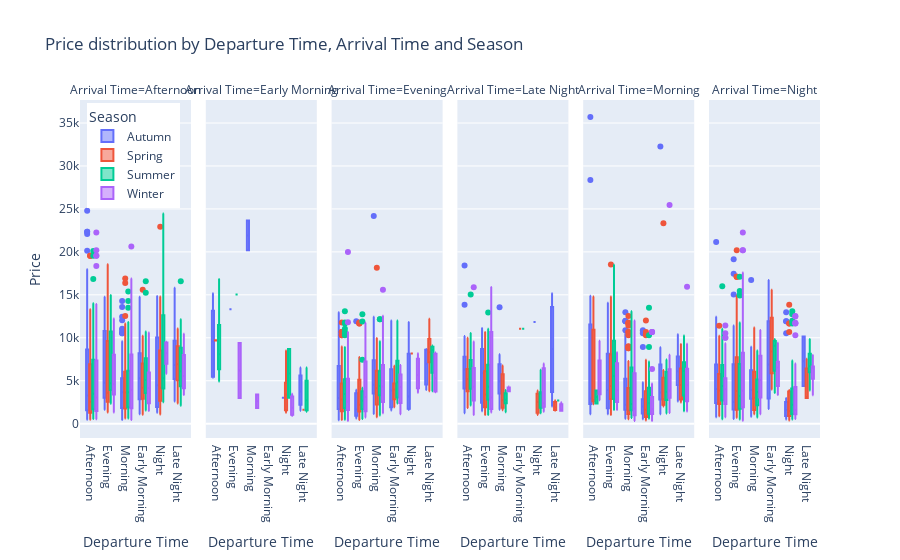

Notebook code for this chart:
### Code cell
import plotly.express as px

# Assuming df is your DataFrame
fig = px.box(data, x="depature time", y="Price", color="Season", facet_col="arrival time", 
             title="Price distribution by Departure Time, Arrival Time and Season",
             labels={"Price": "Price", "depature time": "Departure Time", "arrival time": "Arrival Time", "Season": "Season"},
             category_orders={"departure time": sorted(data['depature time'].unique()), 
                              "arrival time": sorted(data['arrival time'].unique()),
                              "Season": sorted(data['Season'].unique())})

# Adjust the position of the legend
fig.update_layout(
    legend=dict(
        yanchor="top",
        y=0.99,
        xanchor="left",
        x=0.01
    )
)

fig.show()

### Figure 1 — Plotly figure (JSON) as saved in the notebook; plotly's stock layout.template omitted (floating-point values rounded to 4 significant figures; data arrays with more than 128 entries replaced by an {"elided": "..."} marker saying what was removed)
{"data": [{"alignmentgroup": "True", "hovertemplate": "Season=Autumn<br>Arrival Time=Afternoon<br>Departure Time=%{x}<br>Price=%{y}<extra></extra>", "legendgroup": "Autumn", "marker": {"color": "#636efa"}, "name": "Autumn", "notched": false, "offsetgroup": "Autumn", "orientation": "v", "showlegend": true, "type": "box", "x": {"elided": "339 str values"}, "x0": " ", "xaxis": "x", "y": {"elided": "339 float values"}, "y0": " ", "yaxis": "y"}, {"alignmentgroup": "True", "hovertemplate": "Season=Autumn<br>Arrival Time=Early Morning<br>Departure Time=%{x}<br>Price=%{y}<extra></extra>", "legendgroup": "Autumn", "marker": {"color": "#636efa"}, "name": "Autumn", "notched": false, "offsetgroup": "Autumn", "orientation": "v", "showlegend": false, "type": "box", "x": ["Afternoon", "Morning", "Afternoon", "Afternoon", "Late Night", "Afternoon", "Night", "Late Night", "Afternoon", "Afternoon", "Morning", "Late Night", "Afternoon", "Late Night", "Evening", "Afternoon"], "x0": " ", "xaxis": "x2", "y": [5378.0, 20190.0, 15200.0, 11080.0, 4652.0, 5542.0, 3030.0, 1521.0, 5362.0, 11030.0, 23640.0, 2869.0, 8081.0, 6541.0, 13310.0, 15200.0], "y0": " ", "yaxis": "y2"}, {"alignmentgroup": "True", "hovertemplate": "Season=Autumn<br>Arrival Time=Evening<br>Departure Time=%{x}<br>Price=%{y}<extra></extra>", "legendgroup": "Autumn", "marker": {"color": "#636efa"}, "name": "Autumn", "notched": false, "offsetgroup": "Autumn", "orientation": "v", "showlegend": false, "type": "box", "x": {"elided": "222 str values"}, "x0": " ", "xaxis": "x3", "y": {"elided": "222 float values"}, "y0": " ", "yaxis": "y3"}, {"alignmentgroup": "True", "hovertemplate": "Season=Autumn<br>Arrival Time=Late Night<br>Departure Time=%{x}<br>Price=%{y}<extra></extra>", "legendgroup": "Autumn", "marker": {"color": "#636efa"}, "name": "Autumn", "notched": false, "offsetgroup": "Autumn", "orientation": "v", "showlegend": false, "type": "box", "x": ["Afternoon", "Afternoon", "Evening", "Morning", "Morning", "Afternoon", "Evening", "Afternoon", "Afternoon", "Afternoon", "Afternoon", "Evening", "Afternoon", "Evening", "Late Night", "Evening", "Afternoon", "Evening", "Afternoon", "Morning", "Afternoon", "Afternoon", "Afternoon", "Evening", "Night", "Afternoon", "Late Night", "Morning", "Evening", "Afternoon", "Afternoon", "Evening", "Evening", "Afternoon", "Morning", "Morning", "Afternoon", "Afternoon", "Afternoon", "Afternoon", "Morning", "Morning", "Afternoon", "Afternoon", "Afternoon", "Afternoon", "Morning", "Afternoon", "Morning", "Afternoon", "Afternoon", "Evening", "Evening", "Afternoon", "Afternoon", "Morning", "Evening", "Afternoon", "Afternoon", "Afternoon", "Evening", "Evening", "Afternoon", "Evening", "Afternoon", "Afternoon", "Afternoon", "Evening", "Afternoon", "Afternoon", "Afternoon", "Afternoon", "Afternoon", "Afternoon", "Evening", "Morning", "Afternoon", "Afternoon", "Evening", "Evening", "Morning", "Afternoon", "Afternoon", "Afternoon", "Afternoon", "Afternoon", "Afternoon", "Morning", "Afternoon", "Afternoon", "Afternoon", "Afternoon", "Afternoon", "Evening", "Morning", "Afternoon", "Evening", "Afternoon", "Morning", "Afternoon", "Evening", "Morning", "Afternoon", "Morning", "Afternoon", "Evening", "Evening", "Morning", "Morning", "Late Night", "Afternoon", "Morning", "Evening", "Morning", "Evening", "Afternoon"], "x0": " ", "xaxis": "x4", "y": [2157.0, 7054.0, 8681.0, 3156.0, 3931.0, 10140.0, 10020.0, 7780.0, 3844.0, 4313.0, 8026.0, 11150.0, 5460, 7262.0, 8709.0, 10140.0, 7082.0, 1447.0, 2211.0, 8081.0, 3912.0, 3557.0, 3817.0, 10730.0, 11850.0, 5378.0, 15200.0, 3522.0, 1515.0, 5187, 5378.0, 1635.0, 5878.0, 7054.0, 5460, 1611.0, 3879.0, 8081.0, 13850.0, 1753.0, 8081.0, 4559.0, 7780.0, 5460, 5460, 7082.0, 4559.0, 6314.0, 6907.0, 2875.0, 8081.0, 5495.0, 6061.0, 6314.0, 4341.0, 1884.0, 4723.0, 7082.0, 4641, 8709.0, 8681.0, 1829.0, 3827.0, 3658.0, 7054.0, 10220.0, 7780.0, 2277.0, 7780.0, 7262.0, 8569.0, 5214.0, 8081.0, 2157.0, 1622.0, 2239.0, 7054.0, 6314.0, 1802.0, 2866.0, 6907.0, 1209.0, 4586.0, 8559.0, 1829.0, 8119.0, 7054.0, 1611.0, 4191.0, 7082.0, 10020.0, 4395.0, 7180.0, 10460.0, 4586.0, 4079.0, 4723.0, 5460, 3522.0, 18420.0, 3931.0, 5460, 7082.0, 13570.0, 5269.0, 7082.0, 7082.0, 6907.0, 5378.0, 2009.0, 1938.0, 5242.0, 10870.0, 6907.0, 6061.0, 2274.0], "y0": " ", "yaxis": "y4"}, {"alignmentgroup": "True", "hovertemplate": "Season=Autumn<br>Arrival Time=Morning<br>Departure Time=%{x}<br>Price=%{y}<extra></extra>", "legendgroup": "Autumn", "marker": {"color": "#636efa"}, "name": "Autumn", "notched": false, "offsetgroup": "Autumn", "orientation": "v", "showlegend": false, "type": "box", "x": {"elided": "157 str values"}, "x0": " ", "xaxis": "x5", "y": {"elided": "157 float values"}, "y0": " ", "yaxis": "y5"}, {"alignmentgroup": "True", "hovertemplate": "Season=Autumn<br>Arrival Time=Night<br>Departure Time=%{x}<br>Price=%{y}<extra></extra>", "legendgroup": "Autumn", "marker": {"color": "#636efa"}, "name": "Autumn", "notched": false, "offsetgroup": "Autumn", "orientation": "v", "showlegend": false, "type": "box", "x": {"elided": "237 str values"}, "x0": " ", "xaxis": "x6", "y": {"elided": "237 float values"}, "y0": " ", "yaxis": "y6"}, {"alignmentgroup": "True", "hovertemplate": "Season=Spring<br>Arrival Time=Afternoon<br>Departure Time=%{x}<br>Price=%{y}<extra></extra>", "legendgroup": "Spring", "marker": {"color": "#EF553B"}, "name": "Spring", "notched": false, "offsetgroup": "Spring", "orientation": "v", "showlegend": true, "type": "box", "x": {"elided": "336 str values"}, "x0": " ", "xaxis": "x", "y": {"elided": "336 float values"}, "y0": " ", "yaxis": "y"}, {"alignmentgroup": "True", "hovertemplate": "Season=Spring<br>Arrival Time=Early Morning<br>Departure Time=%{x}<br>Price=%{y}<extra></extra>", "legendgroup": "Spring", "marker": {"color": "#EF553B"}, "name": "Spring", "notched": false, "offsetgroup": "Spring", "orientation": "v", "showlegend": false, "type": "box", "x": ["Night", "Afternoon", "Night", "Night", "Night", "Night", "Late Night", "Afternoon"], "x0": " ", "xaxis": "x2", "y": [8520.0, 9700.0, 3396.0, 3524.0, 1660.0, 1269.0, 1622.0, 9675.0], "y0": " ", "yaxis": "y2"}, {"alignmentgroup": "True", "hovertemplate": "Season=Spring<br>Arrival Time=Evening<br>Departure Time=%{x}<br>Price=%{y}<extra></extra>", "legendgroup": "Spring", "marker": {"color": "#EF553B"}, "name": "Spring", "notched": false, "offsetgroup": "Spring", "orientation": "v", "showlegend": false, "type": "box", "x": {"elided": "235 str values"}, "x0": " ", "xaxis": "x3", "y": {"elided": "235 float values"}, "y0": " ", "yaxis": "y3"}, {"alignmentgroup": "True", "hovertemplate": "Season=Spring<br>Arrival Time=Late Night<br>Departure Time=%{x}<br>Price=%{y}<extra></extra>", "legendgroup": "Spring", "marker": {"color": "#EF553B"}, "name": "Spring", "notched": false, "offsetgroup": "Spring", "orientation": "v", "showlegend": false, "type": "box", "x": ["Afternoon", "Afternoon", "Night", "Evening", "Afternoon", "Evening", "Evening", "Afternoon", "Afternoon", "Evening", "Afternoon", "Morning", "Afternoon", "Evening", "Afternoon", "Evening", "Afternoon", "Evening", "Evening", "Late Night", "Late Night", "Afternoon", "Afternoon", "Evening", "Evening", "Evening", "Night", "Evening", "Evening", "Evening", "Afternoon", "Evening", "Afternoon", "Evening", "Afternoon", "Evening", "Afternoon", "Afternoon", "Evening", "Evening", "Morning", "Afternoon", "Evening", "Afternoon", "Afternoon", "Evening", "Evening", "Evening", "Afternoon", "Evening", "Late Night", "Early Morning", "Evening", "Night", "Afternoon", "Evening", "Night", "Afternoon", "Afternoon", "Evening", "Night", "Evening", "Evening", "Afternoon", "Afternoon", "Afternoon", "Afternoon", "Afternoon", "Night", "Evening", "Afternoon", "Afternoon", "Afternoon", "Afternoon", "Afternoon", "Night", "Morning", "Afternoon", "Evening", "Afternoon", "Afternoon", "Afternoon", "Afternoon", "Afternoon", "Afternoon", "Afternoon", "Evening", "Afternoon", "Afternoon"], "x0": " ", "xaxis": "x4", "y": [2727.0, 8291.0, 1267.0, 8507.0, 6770.0, 1431.0, 2028.0, 6134.0, 5269.0, 2353.0, 3658.0, 6770.0, 2752.0, 1562.0, 6385.0, 6115.0, 5624.0, 1581.0, 6115.0, 1878.0, 2725.0, 5624.0, 8288.0, 1698.0, 1572.0, 3066.0, 3877.0, 2866.0, 4778.0, 1005.0, 2157.0, 3494.0, 2364.0, 4570.0, 7125.0, 8507.0, 6880.0, 1829.0, 4152.0, 2695.0, 2730, 4060.0, 10670.0, 6115.0, 5722.0, 6424.0, 6115.0, 5722.0, 5187, 2812.0, 1504.0, 11050.0, 1777.0, 1013.0, 6279, 3511.0, 2520.0, 5460, 6880.0, 6391.0, 3522.0, 3331.0, 8616.0, 6115.0, 5050.0, 4180.0, 4696.0, 4169.0, 3388.0, 6224.0, 4177.0, 2110.0, 7305.0, 3781.0, 3200.0, 1267.0, 1562.0, 8264.0, 2359.0, 9995.0, 5212.0, 3404.0, 5736.0, 6486.0, 2946.0, 4311.0, 1133.0, 3781.0, 5212.0], "y0": " ", "yaxis": "y4"}, {"alignmentgroup": "True", "hovertemplate": "Season=Spring<br>Arrival Time=Morning<br>Departure Time=%{x}<br>Price=%{y}<extra></extra>", "legendgroup": "Spring", "marker": {"color": "#EF553B"}, "name": "Spring", "notched": false, "offsetgroup": "Spring", "orientation": "v", "showlegend": false, "type": "box", "x": {"elided": "160 str values"}, "x0": " ", "xaxis": "x5", "y": {"elided": "160 float values"}, "y0": " ", "yaxis": "y5"}, {"alignmentgroup": "True", "hovertemplate": "Season=Spring<br>Arrival Time=Night<br>Departure Time=%{x}<br>Price=%{y}<extra></extra>", "legendgroup": "Spring", "marker": {"color": "#EF553B"}, "name": "Spring", "notched": false, "offsetgroup": "Spring", "orientation": "v", "showlegend": false, "type": "box", "x": {"elided": "268 str values"}, "x0": " ", "xaxis": "x6", "y": {"elided": "268 float values"}, "y0": " ", "yaxis": "y6"}, {"alignmentgroup": "True", "hovertemplate": "Season=Summer<br>Arrival Time=Afternoon<br>Departure Time=%{x}<br>Price=%{y}<extra></extra>", "legendgroup": "Summer", "marker": {"color": "#00cc96"}, "name": "Summer", "notched": false, "offsetgroup": "Summer", "orientation": "v", "showlegend": true, "type": "box", "x": {"elided": "341 str values"}, "x0": " ", "xaxis": "x", "y": {"elided": "341 float values"}, "y0": " ", "yaxis": "y"}, {"alignmentgroup": "True", "hovertemplate": "Season=Summer<br>Arrival Time=Early Morning<br>Departure Time=%{x}<br>Price=%{y}<extra></extra>", "legendgroup": "Summer", "marker": {"color": "#00cc96"}, "name": "Summer", "notched": false, "offsetgroup": "Summer", "orientation": "v", "showlegend": false, "type": "box", "x": ["Afternoon", "Late Night", "Night", "Late Night", "Afternoon", "Afternoon", "Evening", "Late Night", "Late Night", "Afternoon", "Afternoon", "Late Night", "Late Night", "Night", "Late Night", "Late Night"], "x0": " ", "xaxis": "x2", "y": [6795.0, 6530.0, 8681.0, 2563.0, 16860.0, 9705.0, 15040.0, 2869.0, 3494.0, 8081.0, 4922.0, 1613.0, 6547.0, 3030.0, 1398.0, 1518.0], "y0": " ", "yaxis": "y2"}, {"alignmentgroup": "True", "hovertemplate": "Season=Summer<br>Arrival Time=Evening<br>Departure Time=%{x}<br>Price=%{y}<extra></extra>", "legendgroup": "Summer", "marker": {"color": "#00cc96"}, "name": "Summer", "notched": false, "offsetgroup": "Summer", "orientation": "v", "showlegend": false, "type": "box", "x": {"elided": "208 str values"}, "x0": " ", "xaxis": "x3", "y": {"elided": "208 float values"}, "y0": " ", "yaxis": "y3"}, {"alignmentgroup": "True", "hovertemplate": "Season=Summer<br>Arrival Time=Late Night<br>Departure Time=%{x}<br>Price=%{y}<extra></extra>", "legendgroup": "Summer", "marker": {"color": "#00cc96"}, "name": "Summer", "notched": false, "offsetgroup": "Summer", "orientation": "v", "showlegend": false, "type": "box", "x": ["Evening", "Evening", "Afternoon", "Evening", "Afternoon", "Night", "Night", "Afternoon", "Evening", "Afternoon", "Evening", "Afternoon", "Afternoon", "Evening", "Afternoon", "Evening", "Evening", "Afternoon", "Evening", "Evening", "Evening", "Evening", "Afternoon", "Afternoon", "Afternoon", "Evening", "Evening", "Evening", "Afternoon", "Evening", "Afternoon", "Afternoon", "Afternoon", "Afternoon", "Afternoon", "Afternoon", "Afternoon", "Afternoon", "Morning", "Afternoon", "Evening", "Afternoon", "Afternoon", "Afternoon", "Afternoon", "Afternoon", "Afternoon", "Early Morning", "Evening", "Afternoon", "Night", "Evening", "Afternoon", "Afternoon", "Evening", "Afternoon", "Afternoon", "Night", "Evening", "Afternoon", "Afternoon", "Evening", "Afternoon", "Night", "Evening", "Afternoon", "Afternoon", "Afternoon", "Evening", "Evening", "Morning", "Evening", "Evening", "Afternoon", "Afternoon", "Afternoon", "Afternoon", "Morning", "Evening", "Evening", "Evening", "Morning", "Afternoon", "Afternoon", "Afternoon", "Evening", "Afternoon", "Afternoon", "Afternoon", "Afternoon", "Afternoon", "Late Night", "Afternoon", "Evening", "Afternoon", "Evening", "Night", "Afternoon", "Afternoon", "Afternoon", "Evening", "Night", "Afternoon", "Evening", "Evening", "Morning", "Afternoon", "Afternoon", "Evening", "Evening", "Evening"], "x0": " ", "xaxis": "x4", "y": [3194.0, 5733, 7862.0, 1774.0, 2594.0, 3658.0, 3658.0, 8294.0, 999.2, 2129.0, 10020.0, 6779.0, 4685.0, 8507.0, 2569.0, 4641, 4728.0, 10570.0, 6170.0, 6170.0, 3085.0, 2866.0, 6497.0, 7316.0, 7780.0, 3620.0, 1283.0, 3931.0, 7054.0, 10570.0, 3265.0, 7423.0, 7759.0, 3658.0, 6907.0, 5378.0, 3194.0, 8695.0, 2785.0, 7082.0, 7082.0, 7780.0, 4313.0, 2157.0, 7472.0, 10020.0, 7082.0, 11050.0, 2708.0, 2512.0, 1870.0, 9664.0, 3781.0, 7082.0, 2457, 3265.0, 7412.0, 3527.0, 7456.0, 4286.0, 3385.0, 3612.0, 15040.0, 1870.0, 4040.0, 6279, 5487.0, 7054.0, 5214.0, 4641, 1332.0, 4313.0, 2129.0, 4079.0, 3112.0, 7456.0, 6162.0, 2735.0, 3931.0, 2075.0, 1906.0, 3415.0, 6962.0, 8695.0, 4182.0, 6115.0, 7469.0, 7082.0, 4147.0, 6907.0, 5733, 2695.0, 7780.0, 10510.0, 4641, 2048.0, 6279, 4384.0, 6137.0, 2866.0, 12950.0, 1228.0, 3265.0, 3246.0, 4586.0, 3931.0, 6140.0, 7054.0, 7295.0, 2787.0, 11050.0], "y0": " ", "yaxis": "y4"}, {"alignmentgroup": "True", "hovertemplate": "Season=Summer<br>Arrival Time=Morning<br>Departure Time=%{x}<br>Price=%{y}<extra></extra>", "legendgroup": "Summer", "marker": {"color": "#00cc96"}, "name": "Summer", "notched": false, "offsetgroup": "Summer", "orientation": "v", "showlegend": false, "type": "box", "x": {"elided": "163 str values"}, "x0": " ", "xaxis": "x5", "y": {"elided": "163 float values"}, "y0": " ", "yaxis": "y5"}, {"alignmentgroup": "True", "hovertemplate": "Season=Summer<br>Arrival Time=Night<br>Departure Time=%{x}<br>Price=%{y}<extra></extra>", "legendgroup": "Summer", "marker": {"color": "#00cc96"}, "name": "Summer", "notched": false, "offsetgroup": "Summer", "orientation": "v", "showlegend": false, "type": "box", "x": {"elided": "252 str values"}, "x0": " ", "xaxis": "x6", "y": {"elided": "252 float values"}, "y0": " ", "yaxis": "y6"}, {"alignmentgroup": "True", "hovertemplate": "Season=Winter<br>Arrival Time=Afternoon<br>Departure Time=%{x}<br>Price=%{y}<extra></extra>", "legendgroup": "Winter", "marker": {"color": "#ab63fa"}, "name": "Winter", "notched": false, "offsetgroup": "Winter", "orientation": "v", "showlegend": true, "type": "box", "x": {"elided": "331 str values"}, "x0": " ", "xaxis": "x", "y": {"elided": "331 float values"}, "y0": " ", "yaxis": "y"}, {"alignmentgroup": "True", "hovertemplate": "Season=Winter<br>Arrival Time=Early Morning<br>Departure Time=%{x}<br>Price=%{y}<extra></extra>", "legendgroup": "Winter", "marker": {"color": "#ab63fa"}, "name": "Winter", "notched": false, "offsetgroup": "Winter", "orientation": "v", "showlegend": false, "type": "box", "x": ["Night", "Morning", "Night", "Night", "Evening", "Night", "Evening", "Morning", "Night", "Night", "Night"], "x0": " ", "xaxis": "x2", "y": [3500.0, 3404.0, 1005.0, 2479.0, 2984.0, 909.1, 9386.0, 1840.0, 1163.0, 3382.0, 1848.0], "y0": " ", "yaxis": "y2"}, {"alignmentgroup": "True", "hovertemplate": "Season=Winter<br>Arrival Time=Evening<br>Departure Time=%{x}<br>Price=%{y}<extra></extra>", "legendgroup": "Winter", "marker": {"color": "#ab63fa"}, "name": "Winter", "notched": false, "offsetgroup": "Winter", "orientation": "v", "showlegend": false, "type": "box", "x": {"elided": "247 str values"}, "x0": " ", "xaxis": "x3", "y": {"elided": "247 float values"}, "y0": " ", "yaxis": "y3"}, {"alignmentgroup": "True", "hovertemplate": "Season=Winter<br>Arrival Time=Late Night<br>Departure Time=%{x}<br>Price=%{y}<extra></extra>", "legendgroup": "Winter", "marker": {"color": "#ab63fa"}, "name": "Winter", "notched": false, "offsetgroup": "Winter", "orientation": "v", "showlegend": false, "type": "box", "x": ["Afternoon", "Afternoon", "Evening", "Evening", "Afternoon", "Afternoon", "Afternoon", "Evening", "Afternoon", "Afternoon", "Evening", "Afternoon", "Night", "Evening", "Late Night", "Late Night", "Evening", "Afternoon", "Morning", "Morning", "Afternoon", "Afternoon", "Afternoon", "Afternoon", "Afternoon", "Afternoon", "Evening", "Afternoon", "Evening", "Afternoon", "Evening", "Afternoon", "Morning", "Evening", "Afternoon", "Night", "Afternoon", "Afternoon", "Afternoon", "Night", "Afternoon", "Afternoon", "Afternoon", "Afternoon", "Afternoon", "Afternoon", "Night", "Evening", "Late Night", "Afternoon", "Afternoon", "Evening", "Evening", "Afternoon", "Night", "Evening", "Afternoon", "Afternoon", "Afternoon"], "x0": " ", "xaxis": "x4", "y": [6224.0, 6306.0, 4161.0, 10670.0, 6525.0, 6279, 4199.0, 1723.0, 2700.0, 1016.0, 1829.0, 2020.0, 2159.0, 1540.0, 1512.0, 1507.0, 10540.0, 2697.0, 3789.0, 4341.0, 9511.0, 5687.0, 4341.0, 3915.0, 9558.0, 2320.0, 15920.0, 1013.0, 1313.0, 6031.0, 10670.0, 6486.0, 3797.0, 1720.0, 4242.0, 7016.0, 7469.0, 15890.0, 7868.0, 2394.0, 3410.0, 4196.0, 8924.0, 4199.0, 2056.0, 5474.0, 6279, 8507.0, 2501.0, 7090.0, 2320.0, 10670.0, 1919.0, 2419.0, 1400.0, 1540.0, 1805.0, 4341.0, 2703.0], "y0": " ", "yaxis": "y4"}, {"alignmentgroup": "True", "hovertemplate": "Season=Winter<br>Arrival Time=Morning<br>Departure Time=%{x}<br>Price=%{y}<extra></extra>", "legendgroup": "Winter", "marker": {"color": "#ab63fa"}, "name": "Winter", "notched": false, "offsetgroup": "Winter", "orientation": "v", "showlegend": false, "type": "box", "x": {"elided": "156 str values"}, "x0": " ", "xaxis": "x5", "y": {"elided": "156 float values"}, "y0": " ", "yaxis": "y5"}, {"alignmentgroup": "True", "hovertemplate": "Season=Winter<br>Arrival Time=Night<br>Departure Time=%{x}<br>Price=%{y}<extra></extra>", "legendgroup": "Winter", "marker": {"color": "#ab63fa"}, "name": "Winter", "notched": false, "offsetgroup": "Winter", "orientation": "v", "showlegend": false, "type": "box", "x": {"elided": "290 str values"}, "x0": " ", "xaxis": "x6", "y": {"elided": "290 float values"}, "y0": " ", "yaxis": "y6"}], "layout": {"annotations": [{"font": {}, "showarrow": false, "text": "Arrival Time=Afternoon", "x": 0.075, "xanchor": "center", "xref": "paper", "y": 1, "yanchor": "bottom", "yref": "paper"}, {"font": {}, "showarrow": false, "text": "Arrival Time=Early Morning", "x": 0.245, "xanchor": "center", "xref": "paper", "y": 1, "yanchor": "bottom", "yref": "paper"}, {"font": {}, "showarrow": false, "text": "Arrival Time=Evening", "x": 0.415, "xanchor": "center", "xref": "paper", "y": 1, "yanchor": "bottom", "yref": "paper"}, {"font": {}, "showarrow": false, "text": "Arrival Time=Late Night", "x": 0.585, "xanchor": "center", "xref": "paper", "y": 1, "yanchor": "bottom", "yref": "paper"}, {"font": {}, "showarrow": false, "text": "Arrival Time=Morning", "x": 0.755, "xanchor": "center", "xref": "paper", "y": 1, "yanchor": "bottom", "yref": "paper"}, {"font": {}, "showarrow": false, "text": "Arrival Time=Night", "x": 0.925, "xanchor": "center", "xref": "paper", "y": 1, "yanchor": "bottom", "yref": "paper"}], "boxmode": "group", "legend": {"title": {"text": "Season"}, "tracegroupgap": 0, "x": 0.01, "xanchor": "left", "y": 0.99, "yanchor": "top"}, "title": {"text": "Price distribution by Departure Time, Arrival Time and Season"}, "xaxis": {"anchor": "y", "domain": [0, 0.15], "title": {"text": "Departure Time"}}, "xaxis2": {"anchor": "y2", "domain": [0.17, 0.32], "matches": "x", "title": {"text": "Departure Time"}}, "xaxis3": {"anchor": "y3", "domain": [0.34, 0.49], "matches": "x", "title": {"text": "Departure Time"}}, "xaxis4": {"anchor": "y4", "domain": [0.51, 0.66], "matches": "x", "title": {"text": "Departure Time"}}, "xaxis5": {"anchor": "y5", "domain": [0.68, 0.83], "matches": "x", "title": {"text": "Departure Time"}}, "xaxis6": {"anchor": "y6", "domain": [0.85, 1], "matches": "x", "title": {"text": "Departure Time"}}, "yaxis": {"anchor": "x", "domain": [0, 1], "title": {"text": "Price"}}, "yaxis2": {"anchor": "x2", "domain": [0, 1], "matches": "y", "showticklabels": false}, "yaxis3": {"anchor": "x3", "domain": [0, 1], "matches": "y", "showticklabels": false}, "yaxis4": {"anchor": "x4", "domain": [0, 1], "matches": "y", "showticklabels": false}, "yaxis5": {"anchor": "x5", "domain": [0, 1], "matches": "y", "showticklabels": false}, "yaxis6": {"anchor": "x6", "domain": [0, 1], "matches": "y", "showticklabels": false}}}
